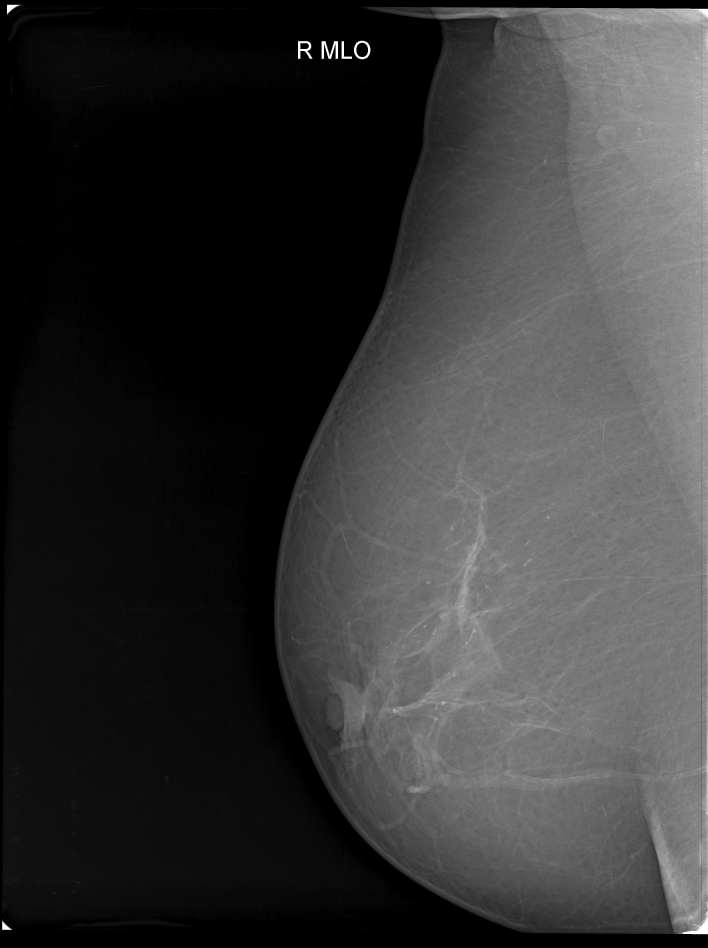
#> input picture test_images/image_0002.jpg, 3540 x 4740 px (shown at 1/5 size)
$ python -i preprocess.py   (imports and definitions only)
#> lines starting #> are read from the running program, lines starting #| are printed output that depends on the picture; after the words box and inside, x2 and y2 are one past the last pixel; in counts of white or black regions, pixels touching at a corner belong together
#> in load_and_crop, img is the input picture: shape (4740, 3540); min 0, max 255, mean 53.9
"""Preprocess full-field digital mammograms into a compact cached array.

The raw images are ~3540x4740 JPEGs. Decoding them on every epoch would dominate
training time, so this module does the expensive, deterministic work exactly once
and writes the result to a single .npz cache:

  1. force single-channel grayscale (the raw set mixes 'L' and 'RGB' JPEGs -- see
     the artifact note in HANDOFF.md; collapsing the channel makes the encoding
     mode invisible to the model)
  2. drop the burned-in view annotations ("R MLO", "L CC", scanner labels) and the
     detector border, then crop to the breast itself
  3. normalise laterality so every breast points the same way
  4. CLAHE, then resize to a fixed training resolution

Run:  python src/preprocess.py --size 512 384
"""
from __future__ import annotations

import argparse
import os
import time

import cv2
import numpy as np
import pandas as pd

ROOT = os.path.dirname(os.path.dirname(os.path.abspath(__file__)))


def _breast_mask(small: np.ndarray) -> np.ndarray:
    """Binary mask of the breast on a downscaled image.

    Otsu separates tissue from the black detector background. The burned-in text
    labels also survive the threshold, so we keep only the largest connected
    component -- the breast is by far the biggest bright object, and the labels sit
    in a corner disconnected from it.
    """
    blur = cv2.GaussianBlur(small, (5, 5), 0)
    _, binary = cv2.threshold(blur, 0, 255, cv2.THRESH_BINARY + cv2.THRESH_OTSU)
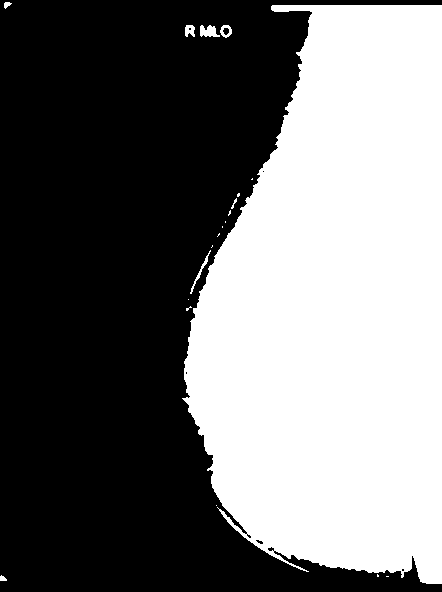
#> binary: shape (592, 442); 44.3% white; 20 white regions (12 under 20 px), largest, box (x1, y1, x2, y2) and area: (182, 5, 442, 584) 115347, (200, 25, 220, 37) 166, (190, 250, 211, 294) 108

    # Opening removes thin text strokes and the 1-2px detector frame; closing then
    # fills the speckle inside the tissue so the component stays in one piece.
    k = cv2.getStructuringElement(cv2.MORPH_ELLIPSE, (7, 7))
    binary = cv2.morphologyEx(binary, cv2.MORPH_OPEN, k, iterations=2)
#> binary: shape (592, 442); 43.7% white; 1 white region, box (x1, y1, x2, y2) and area: (185, 5, 442, 584) 114404
    binary = cv2.morphologyEx(binary, cv2.MORPH_CLOSE, k, iterations=2)
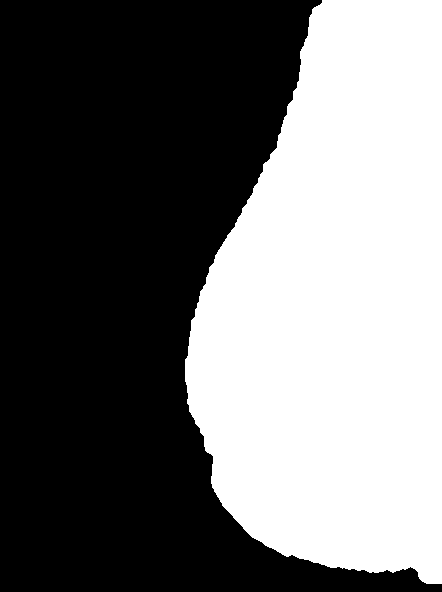
#> binary: shape (592, 442); 44% white; 1 white region, box (x1, y1, x2, y2) and area: (185, 0, 442, 584) 115092

    n, labels, stats, _ = cv2.connectedComponentsWithStats(binary, connectivity=8)
#> n = 2; stats = [[0, 0, 442, 592, 146572], [185, 0, 257, 584, 115092]]
    if n <= 1:
        return np.ones_like(small, dtype=np.uint8)
    largest = 1 + int(np.argmax(stats[1:, cv2.CC_STAT_AREA]))
#> largest = 1
    return (labels == largest).astype(np.uint8)


def _orient_left(img: np.ndarray, mask: np.ndarray) -> np.ndarray:
    """Mirror the image so the chest wall (dense side) is always on the left."""
    half = img.shape[1] // 2
    if mask[:, :half].sum() < mask[:, half:].sum():
        return cv2.flip(img, 1)
    return img


def load_and_crop(path: str, out_h: int, out_w: int, scale: int = 8) -> np.ndarray:
    """Read one mammogram and return a normalised (out_h, out_w) uint8 array."""
    img = cv2.imread(path, cv2.IMREAD_GRAYSCALE)
    if img is None:
        raise FileNotFoundError(path)

    small = cv2.resize(img, (img.shape[1] // scale, img.shape[0] // scale),
                       interpolation=cv2.INTER_AREA)
    mask_small = _breast_mask(small)

    ys, xs = np.where(mask_small > 0)
    y0, y1 = ys.min() * scale, min((ys.max() + 1) * scale, img.shape[0])
#> y0 = 0; y1 = 4672
    x0, x1 = xs.min() * scale, min((xs.max() + 1) * scale, img.shape[1])
#> x0 = 1480; x1 = 3536

    # Zero everything outside the breast so leftover annotations cannot leak in,
    # then crop to the bounding box.
    mask_full = cv2.resize(mask_small, (img.shape[1], img.shape[0]),
                           interpolation=cv2.INTER_NEAREST)
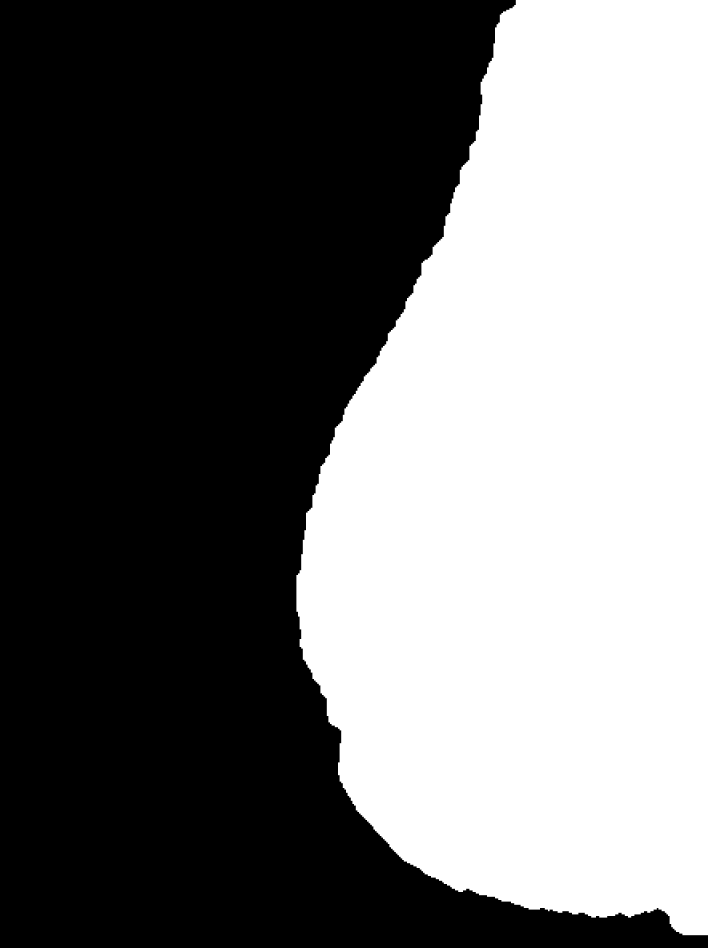
#> mask_full: shape (4740, 3540) (shown at 1/5 size); values 0 (black) and 1 (white), 44% white; 1 white region, box (x1, y1, x2, y2) and area: (1482, 0, 3540, 4676) 7378630
    img = img * mask_full
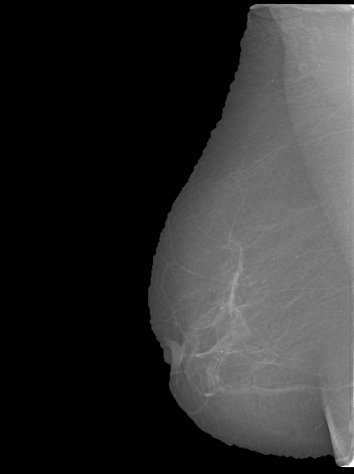
#> img: shape (4740, 3540) (shown at 1/10 size); min 0, max 255, mean 48.6
    crop = img[y0:y1, x0:x1]
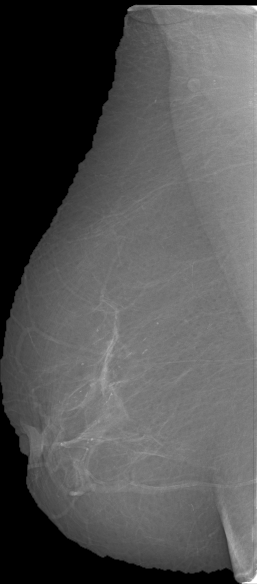
#> crop: shape (4672, 2056) (shown at 1/8 size); min 0, max 255, mean 84.6
    crop = _orient_left(crop, mask_full[y0:y1, x0:x1])
#> in _orient_left, `return cv2.flip(img, 1)`:
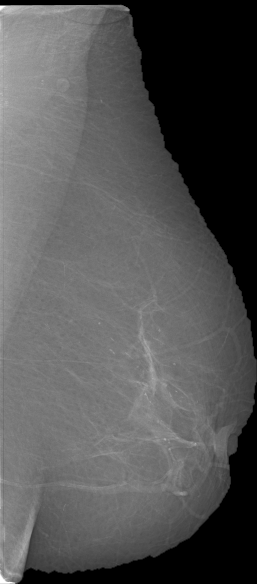
#> returned value: shape (4672, 2056) (shown at 1/8 size); min 0, max 255, mean 84.6

    crop = cv2.createCLAHE(clipLimit=2.0, tileGridSize=(8, 8)).apply(crop)
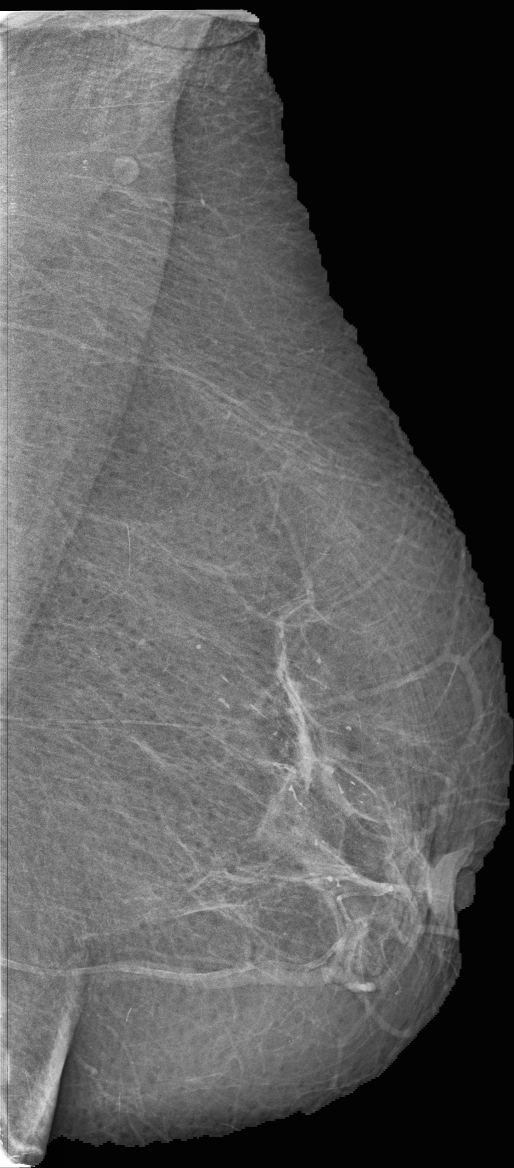
#> crop: shape (4672, 2056) (shown at 1/4 size); min 2, max 255, mean 89.2
#> (the run stopped early here; a loop or call above may not have finished)

$ run again, on test_images/image_0016.jpg
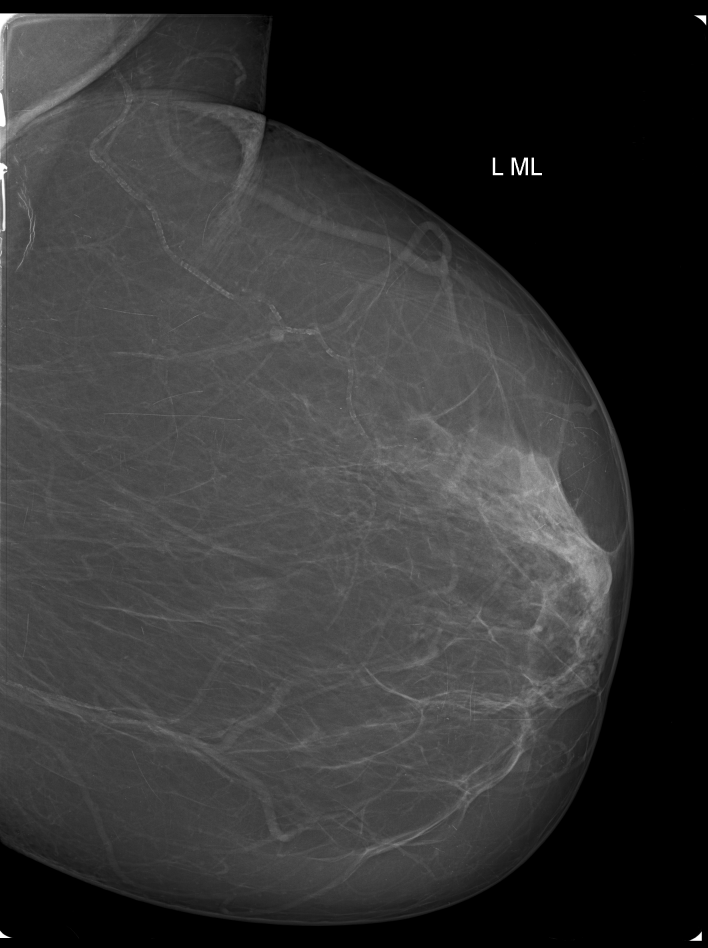
#> input picture test_images/image_0016.jpg, 3540 x 4740 px (shown at 1/5 size)
#> in load_and_crop, img is the input picture: shape (4740, 3540); min 0, max 255, mean 52.7
#> in _breast_mask, `binary = cv2.morphologyEx(binary, cv2.MORPH_OPEN, k, iterations=2)`:
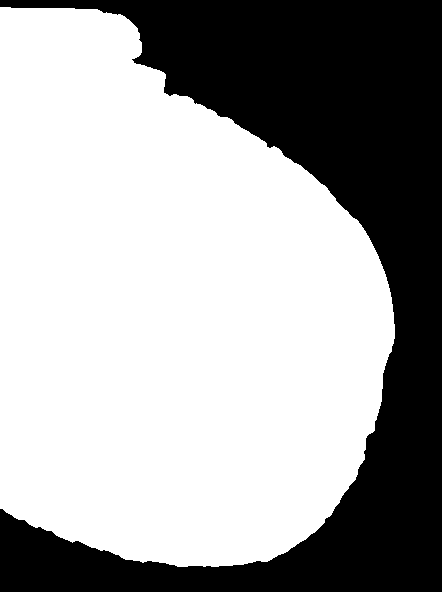
#> binary: shape (592, 442); 64.9% white; 1 black region, box (x1, y1, x2, y2) and area: (0, 0, 442, 592) 91966
#> labels: shape (592, 442) int32; values 0 (black) and 1 (white), 64.9% white; 1 black region, box (x1, y1, x2, y2) and area: (0, 0, 442, 592) 91877
#> n = 2; stats = [[0, 0, 442, 592, 91877], [0, 7, 395, 560, 169787]]
#> largest = 1
#> y0 = 56; y1 = 4536
#> x0 = 0; x1 = 3160
#> mask_full: shape (4740, 3540); values 0 (black) and 1 (white), 64.9% white; 1 black region, box (x1, y1, x2, y2) and area: (0, 0, 3540, 4740) 5890437
#> in load_and_crop, `crop = cv2.createCLAHE(clipLimit=2.0, tileGridSize=(8, 8)).apply(crop)`:
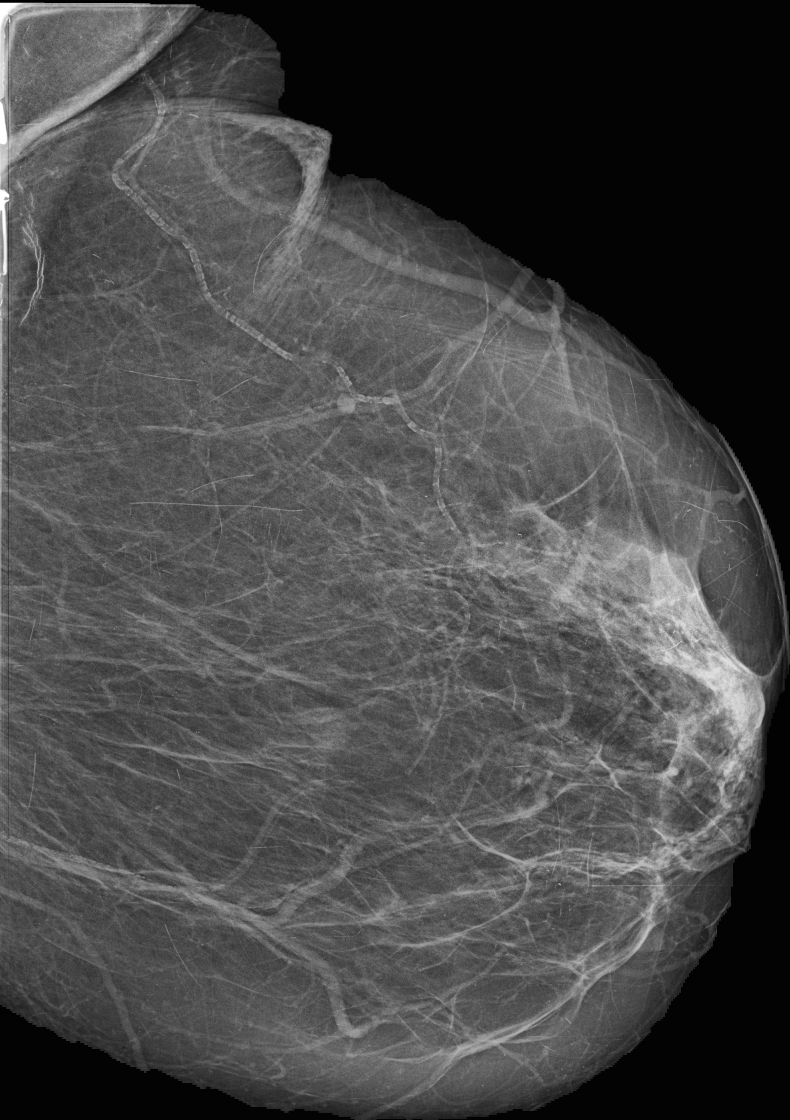
#> crop: shape (4480, 3160) (shown at 1/4 size); min 2, max 255, mean 71.8

$ run again, on test_images/image_0021.jpg
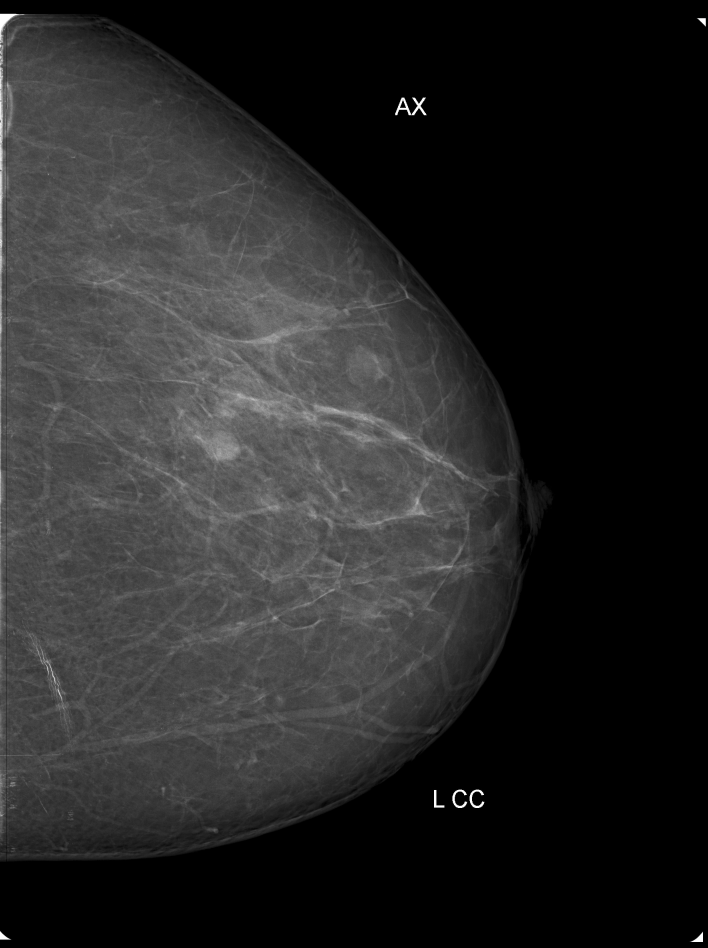
#> input picture test_images/image_0021.jpg, 3540 x 4740 px (shown at 1/5 size)
#> in load_and_crop, img is the input picture: shape (4740, 3540); min 0, max 255, mean 38.6
#> in _breast_mask, `binary = cv2.morphologyEx(binary, cv2.MORPH_OPEN, k, iterations=2)`:
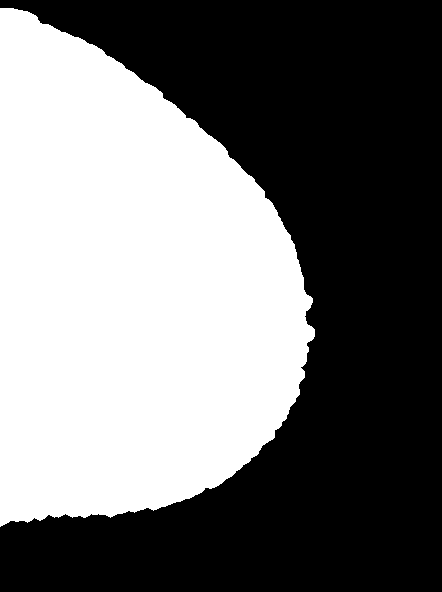
#> binary: shape (592, 442); 45.8% white; 1 white region, box (x1, y1, x2, y2) and area: (0, 8, 315, 527) 119801
#> labels: shape (592, 442) int32; values 0 (black) and 1 (white), 45.8% white; 1 white region, box (x1, y1, x2, y2) and area: (0, 8, 315, 527) 119871
#> n = 2; stats = [[0, 0, 442, 592, 141793], [0, 8, 315, 519, 119871]]
#> largest = 1
#> y0 = 64; y1 = 4216
#> x0 = 0; x1 = 2520
#> mask_full: shape (4740, 3540); values 0 (black) and 1 (white), 45.8% white; 1 white region, box (x1, y1, x2, y2) and area: (0, 65, 2523, 4220) 7688729
#> in load_and_crop, `crop = cv2.createCLAHE(clipLimit=2.0, tileGridSize=(8, 8)).apply(crop)`:
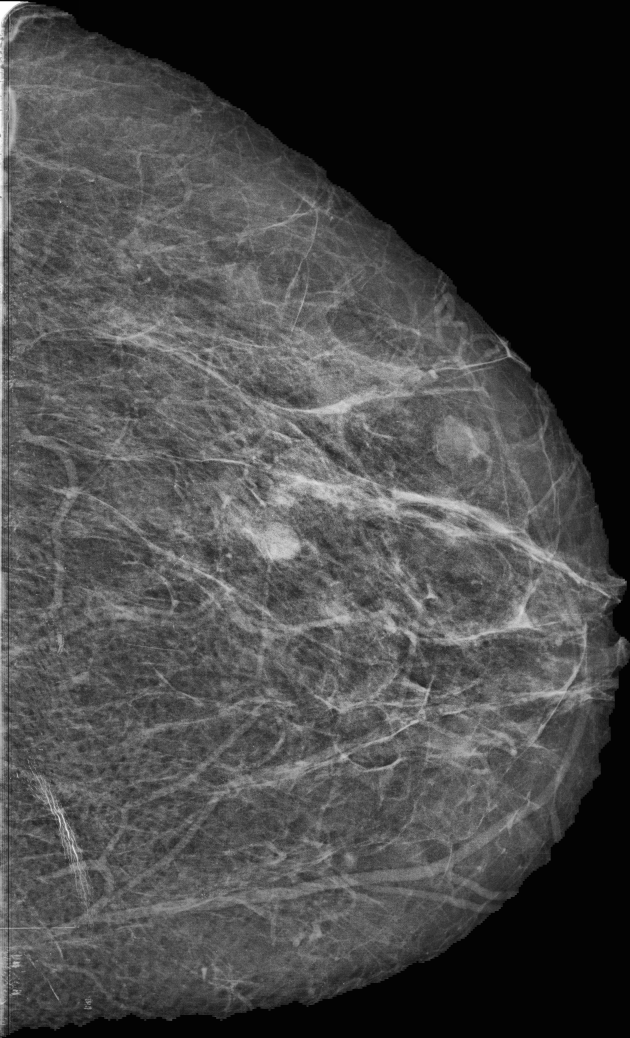
#> crop: shape (4152, 2520) (shown at 1/4 size); min 2, max 255, mean 70.2
